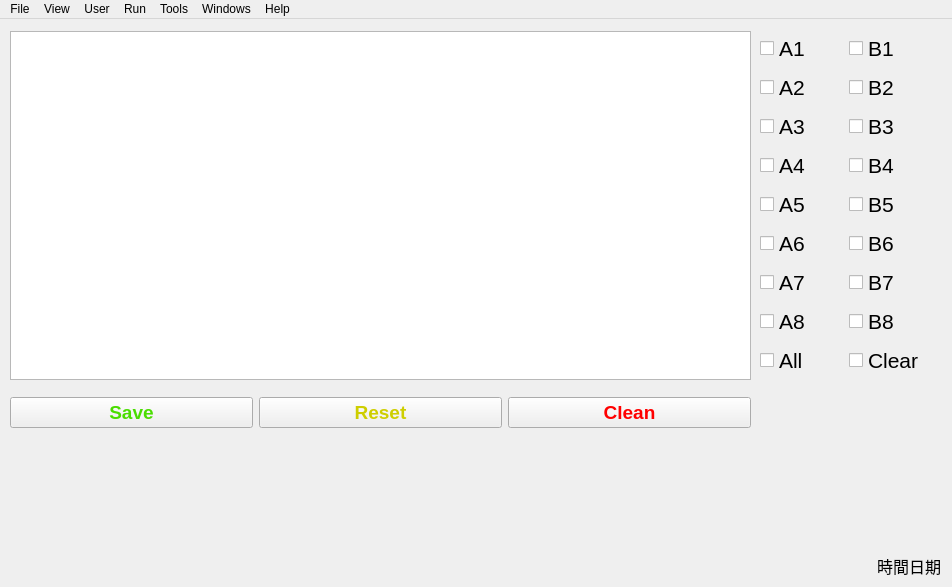
<?xml version="1.0" encoding="UTF-8"?>
<ui version="4.0">
 <class>MainWindow</class>
 <widget class="QMainWindow" name="MainWindow">
  <property name="geometry">
   <rect>
    <x>0</x>
    <y>0</y>
    <width>952</width>
    <height>587</height>
   </rect>
  </property>
  <property name="windowTitle">
   <string>MainWindow</string>
  </property>
  <widget class="QWidget" name="centralwidget">
   <widget class="QChartView" name="plot_view">
    <property name="geometry">
     <rect>
      <x>10</x>
      <y>12</y>
      <width>741</width>
      <height>349</height>
     </rect>
    </property>
   </widget>
   <widget class="QLabel" name="label">
    <property name="geometry">
     <rect>
      <x>780</x>
      <y>534</y>
      <width>161</width>
      <height>25</height>
     </rect>
    </property>
    <property name="font">
     <font>
      <pointsize>12</pointsize>
     </font>
    </property>
    <property name="text">
     <string>時間日期</string>
    </property>
    <property name="alignment">
     <set>Qt::AlignRight|Qt::AlignTrailing|Qt::AlignVCenter</set>
    </property>
   </widget>
   <widget class="QWidget" name="">
    <property name="geometry">
     <rect>
      <x>760</x>
      <y>12</y>
      <width>171</width>
      <height>349</height>
     </rect>
    </property>
    <property name="font">
     <font>
      <pointsize>16</pointsize>
     </font>
    </property>
    <layout class="QGridLayout" name="gridLayout">
     <item row="0" column="0">
      <widget class="QCheckBox" name="checkBox">
       <property name="font">
        <font>
         <pointsize>16</pointsize>
        </font>
       </property>
       <property name="layoutDirection">
        <enum>Qt::LeftToRight</enum>
       </property>
       <property name="styleSheet">
        <string notr="true">gridline-color: rgb(0, 0, 0);</string>
       </property>
       <property name="text">
        <string>A1</string>
       </property>
      </widget>
     </item>
     <item row="1" column="1">
      <widget class="QCheckBox" name="checkBox_19">
       <property name="font">
        <font>
         <pointsize>16</pointsize>
        </font>
       </property>
       <property name="layoutDirection">
        <enum>Qt::LeftToRight</enum>
       </property>
       <property name="text">
        <string>B2</string>
       </property>
      </widget>
     </item>
     <item row="0" column="1">
      <widget class="QCheckBox" name="checkBox_15">
       <property name="font">
        <font>
         <pointsize>16</pointsize>
        </font>
       </property>
       <property name="layoutDirection">
        <enum>Qt::LeftToRight</enum>
       </property>
       <property name="text">
        <string>B1</string>
       </property>
      </widget>
     </item>
     <item row="2" column="0">
      <widget class="QCheckBox" name="checkBox_3">
       <property name="font">
        <font>
         <pointsize>16</pointsize>
        </font>
       </property>
       <property name="layoutDirection">
        <enum>Qt::LeftToRight</enum>
       </property>
       <property name="text">
        <string>A3</string>
       </property>
      </widget>
     </item>
     <item row="2" column="1">
      <widget class="QCheckBox" name="checkBox_17">
       <property name="font">
        <font>
         <pointsize>16</pointsize>
        </font>
       </property>
       <property name="layoutDirection">
        <enum>Qt::LeftToRight</enum>
       </property>
       <property name="text">
        <string>B3</string>
       </property>
      </widget>
     </item>
     <item row="3" column="0">
      <widget class="QCheckBox" name="checkBox_4">
       <property name="font">
        <font>
         <pointsize>16</pointsize>
        </font>
       </property>
       <property name="layoutDirection">
        <enum>Qt::LeftToRight</enum>
       </property>
       <property name="text">
        <string>A4</string>
       </property>
      </widget>
     </item>
     <item row="5" column="0">
      <widget class="QCheckBox" name="checkBox_9">
       <property name="font">
        <font>
         <pointsize>16</pointsize>
        </font>
       </property>
       <property name="layoutDirection">
        <enum>Qt::LeftToRight</enum>
       </property>
       <property name="text">
        <string>A6</string>
       </property>
      </widget>
     </item>
     <item row="6" column="1">
      <widget class="QCheckBox" name="checkBox_13">
       <property name="font">
        <font>
         <pointsize>16</pointsize>
        </font>
       </property>
       <property name="layoutDirection">
        <enum>Qt::LeftToRight</enum>
       </property>
       <property name="text">
        <string>B7</string>
       </property>
      </widget>
     </item>
     <item row="5" column="1">
      <widget class="QCheckBox" name="checkBox_14">
       <property name="font">
        <font>
         <pointsize>16</pointsize>
        </font>
       </property>
       <property name="layoutDirection">
        <enum>Qt::LeftToRight</enum>
       </property>
       <property name="text">
        <string>B6</string>
       </property>
      </widget>
     </item>
     <item row="1" column="0">
      <widget class="QCheckBox" name="checkBox_2">
       <property name="font">
        <font>
         <pointsize>16</pointsize>
        </font>
       </property>
       <property name="layoutDirection">
        <enum>Qt::LeftToRight</enum>
       </property>
       <property name="text">
        <string>A2</string>
       </property>
      </widget>
     </item>
     <item row="4" column="1">
      <widget class="QCheckBox" name="checkBox_18">
       <property name="font">
        <font>
         <pointsize>16</pointsize>
        </font>
       </property>
       <property name="layoutDirection">
        <enum>Qt::LeftToRight</enum>
       </property>
       <property name="text">
        <string>B5</string>
       </property>
      </widget>
     </item>
     <item row="6" column="0">
      <widget class="QCheckBox" name="checkBox_10">
       <property name="font">
        <font>
         <pointsize>16</pointsize>
        </font>
       </property>
       <property name="layoutDirection">
        <enum>Qt::LeftToRight</enum>
       </property>
       <property name="text">
        <string>A7</string>
       </property>
      </widget>
     </item>
     <item row="4" column="0">
      <widget class="QCheckBox" name="checkBox_11">
       <property name="font">
        <font>
         <pointsize>16</pointsize>
        </font>
       </property>
       <property name="layoutDirection">
        <enum>Qt::LeftToRight</enum>
       </property>
       <property name="text">
        <string>A5</string>
       </property>
      </widget>
     </item>
     <item row="7" column="1">
      <widget class="QCheckBox" name="checkBox_20">
       <property name="font">
        <font>
         <pointsize>16</pointsize>
        </font>
       </property>
       <property name="layoutDirection">
        <enum>Qt::LeftToRight</enum>
       </property>
       <property name="text">
        <string>B8</string>
       </property>
      </widget>
     </item>
     <item row="3" column="1">
      <widget class="QCheckBox" name="checkBox_16">
       <property name="font">
        <font>
         <pointsize>16</pointsize>
        </font>
       </property>
       <property name="layoutDirection">
        <enum>Qt::LeftToRight</enum>
       </property>
       <property name="text">
        <string>B4</string>
       </property>
      </widget>
     </item>
     <item row="7" column="0">
      <widget class="QCheckBox" name="checkBox_12">
       <property name="font">
        <font>
         <pointsize>16</pointsize>
        </font>
       </property>
       <property name="layoutDirection">
        <enum>Qt::LeftToRight</enum>
       </property>
       <property name="text">
        <string>A8</string>
       </property>
      </widget>
     </item>
     <item row="8" column="0">
      <widget class="QCheckBox" name="checkBox_21">
       <property name="font">
        <font>
         <pointsize>16</pointsize>
        </font>
       </property>
       <property name="layoutDirection">
        <enum>Qt::LeftToRight</enum>
       </property>
       <property name="text">
        <string>All</string>
       </property>
      </widget>
     </item>
     <item row="8" column="1">
      <widget class="QCheckBox" name="checkBox_22">
       <property name="font">
        <font>
         <pointsize>16</pointsize>
        </font>
       </property>
       <property name="layoutDirection">
        <enum>Qt::LeftToRight</enum>
       </property>
       <property name="text">
        <string>Clear</string>
       </property>
      </widget>
     </item>
    </layout>
   </widget>
   <widget class="QWidget" name="">
    <property name="geometry">
     <rect>
      <x>10</x>
      <y>372</y>
      <width>741</width>
      <height>43</height>
     </rect>
    </property>
    <layout class="QGridLayout" name="gridLayout_3">
     <item row="0" column="0">
      <widget class="QPushButton" name="btn_savefile">
       <property name="font">
        <font>
         <pointsize>14</pointsize>
         <weight>75</weight>
         <bold>true</bold>
        </font>
       </property>
       <property name="styleSheet">
        <string notr="true">color: rgb(74, 221, 0);</string>
       </property>
       <property name="text">
        <string>Save</string>
       </property>
      </widget>
     </item>
     <item row="0" column="1">
      <widget class="QPushButton" name="btn_resetfile">
       <property name="font">
        <font>
         <pointsize>14</pointsize>
         <weight>75</weight>
         <bold>true</bold>
        </font>
       </property>
       <property name="styleSheet">
        <string notr="true">color: rgb(255, 255, 0);
color: rgb(206, 206, 0);</string>
       </property>
       <property name="text">
        <string>Reset</string>
       </property>
      </widget>
     </item>
     <item row="0" column="2">
      <widget class="QPushButton" name="btn_clean">
       <property name="font">
        <font>
         <pointsize>14</pointsize>
         <weight>75</weight>
         <bold>true</bold>
        </font>
       </property>
       <property name="styleSheet">
        <string notr="true">color: rgb(255, 0, 0);</string>
       </property>
       <property name="text">
        <string>Clean</string>
       </property>
      </widget>
     </item>
    </layout>
   </widget>
  </widget>
  <widget class="QMenuBar" name="menubar">
   <property name="geometry">
    <rect>
     <x>0</x>
     <y>0</y>
     <width>952</width>
     <height>25</height>
    </rect>
   </property>
   <widget class="QMenu" name="menuFile">
    <property name="title">
     <string>File</string>
    </property>
    <addaction name="actionNew"/>
    <addaction name="actionOpen"/>
    <addaction name="actionSave"/>
    <addaction name="actionSave_as"/>
    <addaction name="actionExit"/>
   </widget>
   <widget class="QMenu" name="menuView">
    <property name="title">
     <string>View</string>
    </property>
   </widget>
   <widget class="QMenu" name="menuUser">
    <property name="title">
     <string>User</string>
    </property>
   </widget>
   <widget class="QMenu" name="menuRun">
    <property name="title">
     <string>Run</string>
    </property>
   </widget>
   <widget class="QMenu" name="menuTools">
    <property name="title">
     <string>Tools</string>
    </property>
    <addaction name="actionOptions"/>
   </widget>
   <widget class="QMenu" name="menuWindows">
    <property name="title">
     <string>Windows</string>
    </property>
   </widget>
   <widget class="QMenu" name="menuHelp">
    <property name="title">
     <string>Help</string>
    </property>
   </widget>
   <addaction name="menuFile"/>
   <addaction name="menuView"/>
   <addaction name="menuUser"/>
   <addaction name="menuRun"/>
   <addaction name="menuTools"/>
   <addaction name="menuWindows"/>
   <addaction name="menuHelp"/>
  </widget>
  <action name="actionNew">
   <property name="text">
    <string>New</string>
   </property>
   <property name="font">
    <font>
     <pointsize>10</pointsize>
     <weight>50</weight>
     <bold>false</bold>
    </font>
   </property>
  </action>
  <action name="actionOpen">
   <property name="text">
    <string>Open</string>
   </property>
  </action>
  <action name="actionExit">
   <property name="text">
    <string>Exit</string>
   </property>
  </action>
  <action name="actionOptions">
   <property name="text">
    <string>Options</string>
   </property>
  </action>
  <action name="actionSave">
   <property name="text">
    <string>Save</string>
   </property>
  </action>
  <action name="actionSave_as">
   <property name="text">
    <string>Save as</string>
   </property>
  </action>
 </widget>
 <customwidgets>
  <customwidget>
   <class>QChartView</class>
   <extends>QGraphicsView</extends>
   <header>PyQt5.QtChart</header>
  </customwidget>
 </customwidgets>
 <resources/>
 <connections/>
</ui>
